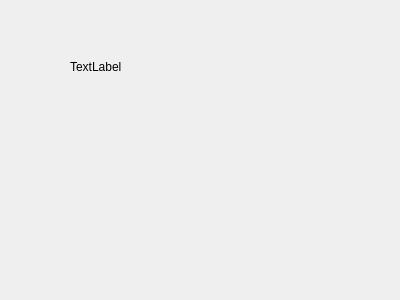
<?xml version="1.0" encoding="UTF-8"?>
<ui version="4.0">
 <class>Dialog</class>
 <widget class="QDialog" name="Dialog">
  <property name="geometry">
   <rect>
    <x>0</x>
    <y>0</y>
    <width>400</width>
    <height>300</height>
   </rect>
  </property>
  <property name="windowTitle">
   <string>Dialog</string>
  </property>
  <widget class="QLabel" name="label">
   <property name="geometry">
    <rect>
     <x>70</x>
     <y>60</y>
     <width>54</width>
     <height>14</height>
    </rect>
   </property>
   <property name="text">
    <string>TextLabel</string>
   </property>
  </widget>
 </widget>
 <resources/>
 <connections/>
</ui>
